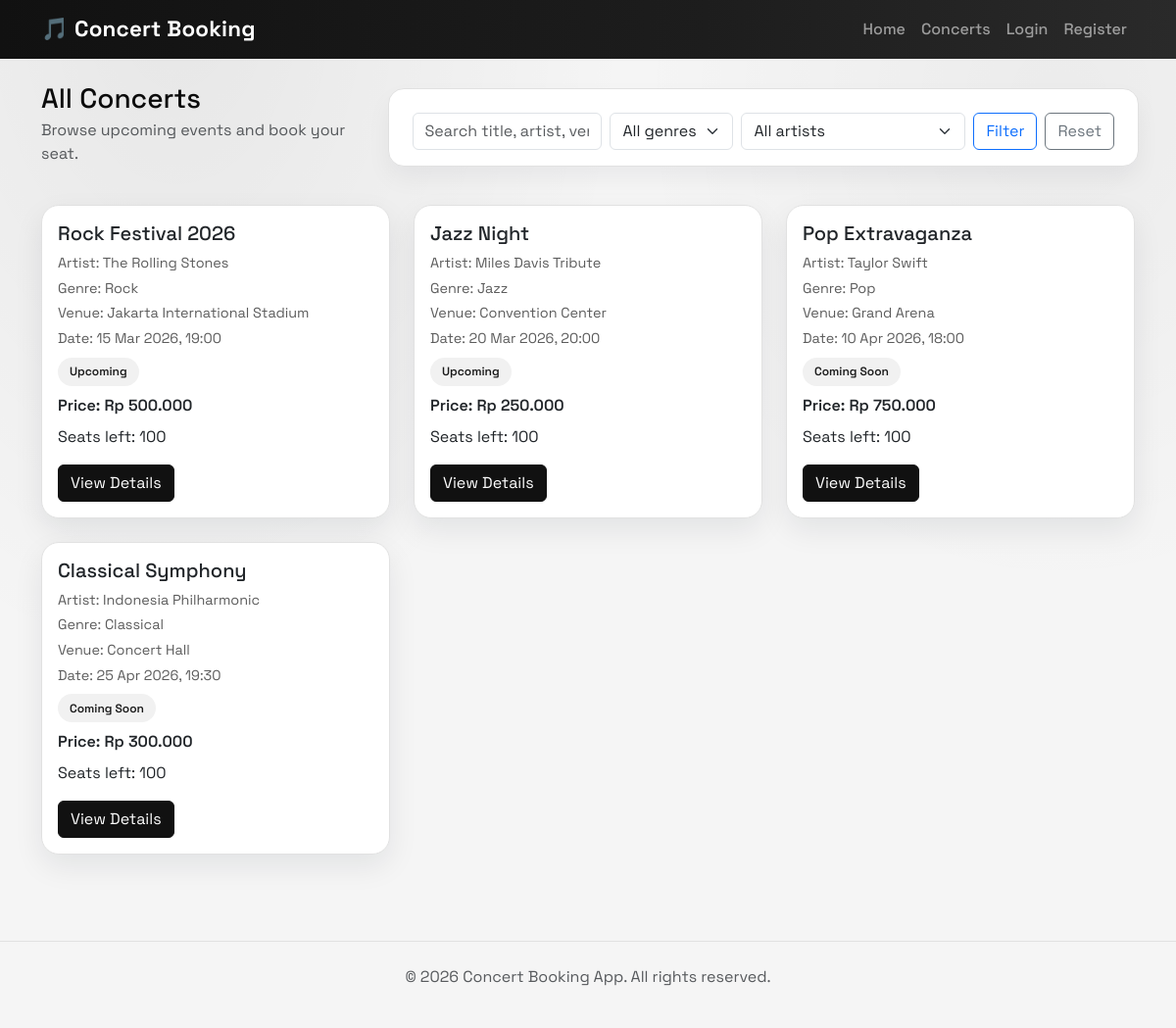
Page /concerts on the committed database.
### tables this page shows
CREATE TABLE concerts (
    id INT PRIMARY KEY AUTO_INCREMENT,
    title VARCHAR(150) NOT NULL,
    artist VARCHAR(100) NOT NULL,
    genre VARCHAR(50) NOT NULL,
    description TEXT,
    date DATETIME NOT NULL,
    location VARCHAR(200) NOT NULL,
    price DECIMAL(10, 2) NOT NULL,
    available_seats INT NOT NULL,
    duration_minutes INT NOT NULL,
    setlist TEXT,
    status ENUM('upcoming', 'coming_soon') DEFAULT 'upcoming',
    preorder_multiplier DECIMAL(5, 2) DEFAULT 2.00,
    image_url VARCHAR(255),
    created_at TIMESTAMP DEFAULT CURRENT_TIMESTAMP,
    updated_at TIMESTAMP DEFAULT CURRENT_TIMESTAMP ON UPDATE CURRENT_TIMESTAMP
);

### app/core/helpers.php (called while the page is built, shortened)
<?php
function e(string $value): string
{
    return htmlspecialchars($value, ENT_QUOTES, 'UTF-8');
}
function base_url(string $path = ''): string
{
    $base = $GLOBALS['config']['base_url'] ?? '';
    if ($base === '') {
        $scheme = (!empty($_SERVER['HTTPS']) && $_SERVER['HTTPS'] !== 'off') ? 'https' : 'http';
        $host = $_SERVER['HTTP_HOST'] ?? 'localhost';
        $scriptDir = str_replace('\\', '/', dirname($_SERVER['SCRIPT_NAME'] ?? '/'));
        $scriptDir = rtrim($scriptDir, '/');
        $base = $scheme . '://' . $host . $scriptDir;
    }
    $base = rtrim($base, '/');
    $path = ltrim($path, '/');
    return $path === '' ? $base : $base . '/' . $path;
}
function is_logged_in(): bool
{
    return isset($_SESSION['user']);
}
function view(string $template, array $data = []): void
{
    require BASE_PATH . '/app/views/layouts/main.php';
}

### app/core/Controller.php (called while the page is built, shortened)
<?php
class Controller
{
    protected function view(string $template, array $data = []): void
    {
        view($template, $data);
    }
}

### app/controllers/ConcertController.php (called while the page is built, shortened)
<?php
class ConcertController extends Controller
{
    public function index(): void
    {
        $concertModel = new Concert();
        $query = isset($_GET['q']) ? trim((string)$_GET['q']) : '';
        $genre = isset($_GET['genre']) ? trim((string)$_GET['genre']) : '';
        $artist = isset($_GET['artist']) ? trim((string)$_GET['artist']) : '';
        $concerts = $concertModel->filter($query, $genre, $artist);
        $genres = $concertModel->getGenres();
        $artists = $concertModel->getArtists();
        $this->view('concerts/index', [
            'title' => 'All Concerts',
            'concerts' => $concerts,
            'query' => $query,
            'genres' => $genres,
            'artists' => $artists,
            'selectedGenre' => $genre,
            'selectedArtist' => $artist,
        ]);
    }
}

### public/index.php (called while the page is built, shortened)
<?php
require BASE_PATH . '/app/core/helpers.php';
require BASE_PATH . '/app/core/Router.php';
require BASE_PATH . '/app/core/Controller.php';
require BASE_PATH . '/app/core/Model.php';
require BASE_PATH . '/app/core/Database.php';
spl_autoload_register(function ($class) {
    $paths = [
        BASE_PATH . '/app/models/' . $class . '.php',
        BASE_PATH . '/app/controllers/' . $class . '.php',
    ];
    foreach ($paths as $path) {
        if (file_exists($path)) {
            return;
        }
    }
});
$router = new Router();
$router->dispatch($_GET['url'] ?? '');

### app/models/Concert.php (called while the page is built, shortened)
<?php
class Concert extends Model
{
    public function filter(string $query = '', string $genre = '', string $artist = ''): array
    {
        $query = trim($query);
        $genre = trim($genre);
        $artist = trim($artist);
        $sql = 'SELECT * FROM concerts';
        $params = [];
        $sql .= ' ORDER BY date ASC';
        $stmt = $this->db->prepare($sql);
        $stmt->execute($params);
        return $stmt->fetchAll();
    }
}

### app/core/Database.php (called while the page is built)
<?php
class Database
{
    private static ?PDO $instance = null;
    public static function getInstance(): PDO
    {
        if (self::$instance === null) {
            $db = $GLOBALS['config']['db'];
            $dsn = sprintf(
                'mysql:host=%s;dbname=%s;charset=%s',
                $db['host'],
                $db['name'],
                $db['charset']
            );
            self::$instance = new PDO($dsn, $db['user'], $db['pass'], [
                PDO::ATTR_ERRMODE => PDO::ERRMODE_EXCEPTION,
                PDO::ATTR_DEFAULT_FETCH_MODE => PDO::FETCH_ASSOC,
                PDO::ATTR_EMULATE_PREPARES => false,
            ]);
        }
        return self::$instance;
    }
}

### app/core/Model.php (called while the page is built, shortened)
<?php
class Model
{
    public function __construct()
    {
        $this->db = Database::getInstance();
    }
}

### app/views/concerts/index.php (the view, shortened to what this page needs)
<div class="d-flex flex-column flex-lg-row align-items-lg-center justify-content-between mb-4 gap-3">
    <div>
        <h1 class="h3 mb-1">All Concerts</h1>
        <p class="text-muted">Browse upcoming events and book your seat.</p>
    </div>
    <form class="toolbar row g-2 align-items-center" method="get" action="<?= base_url('concerts') ?>">
        <div class="col-12 col-md">
            <input
                type="text"
                class="form-control"
                name="q"
                placeholder="Search title, artist, venue"
                value="<?= isset($query) ? e((string)$query) : '' ?>"
            >
        </div>
        <div class="col-6 col-md-auto">
            <select class="form-select" name="genre">
                <option value="">All genres</option>
            </select>
        </div>
        <div class="col-6 col-md-auto">
            <select class="form-select" name="artist">
                <option value="">All artists</option>
            </select>
        </div>
        <div class="col-6 col-md-auto">
            <button class="btn btn-outline-primary w-100" type="submit">Filter</button>
        </div>
        <div class="col-6 col-md-auto">
            <a class="btn btn-outline-secondary w-100" href="<?= base_url('concerts') ?>">Reset</a>
        </div>
    </form>
</div>
<?php if (empty($concerts)): ?>
    <div class="alert alert-info">No concerts found.</div>
<?php else: ?>
    <div class="row g-4">
        <?php foreach ($concerts as $concert): ?>
            <?php
            $status = $concert['status'] ?? 'upcoming';
            $statusLabel = $status === 'coming_soon' ? 'Coming Soon' : 'Upcoming';
            ?>
            <div class="col-md-6 col-lg-4">
                <div class="card concert-card h-100 fade-up">
                    <div class="card-body">
                        <h2 class="h5 mb-2"><?= e($concert['title']) ?></h2>
                        <p class="concert-meta mb-1">Artist: <?= e($concert['artist']) ?></p>
                        <p class="concert-meta mb-1">Genre: <?= e($concert['genre'] ?? '-') ?></p>
                        <p class="concert-meta mb-1">Venue: <?= e($concert['location']) ?></p>
                        <p class="concert-meta mb-2">Date: <?= e(date('d M Y, H:i', strtotime($concert['date']))) ?></p>
                        <span class="badge-soft mb-2"><?= e($statusLabel) ?></span>
                        <p class="mb-2 fw-semibold">Price: Rp <?= e(number_format((float)$concert['price'], 0, ',', '.')) ?></p>
                        <p class="mb-3">Seats left: <?= e((string)$concert['available_seats']) ?></p>
                        <a class="btn btn-brand" href="<?= base_url('concerts/' . $concert['id']) ?>">View Details</a>
                    </div>
                </div>
            </div>
        <?php endforeach; ?>
    </div>
<?php endif; ?>

### app/core/Router.php (shortened to what this page needs)
<?php
class Router
{
    private array $routes = [
        'GET' => [],
        'POST' => [],
    ];
    private function addRoute(string $method, string $path, $handler): void
    {
        $pattern = $this->compilePattern($path, $paramNames);
        $this->routes[$method][] = [
            'pattern' => $pattern,
            'paramNames' => $paramNames,
            'handler' => $handler,
        ];
    }
    private function compilePattern(string $path, ?array &$paramNames = []): string
    {
        $paramNames = [];
        $path = trim($path, '/');
        $pattern = preg_replace_callback('/\{([a-zA-Z_][a-zA-Z0-9_]*)\}/', function ($matches) use (&$paramNames) {
            $paramNames[] = $matches[1];
            return '([^/]+)';
        }, $path);
        return '#^' . $pattern . '$#';
    }
    public function dispatch(string $url): void
    {
        $method = $_SERVER['REQUEST_METHOD'] ?? 'GET';
        $url = trim($url, '/');
        foreach ($this->routes[$method] ?? [] as $route) {
            if (preg_match($route['pattern'], $url, $matches)) {
                array_shift($matches);
                $params = $this->mapParams($route['paramNames'], $matches);
                $this->invoke($route['handler'], $params);
                return;
            }
        }
    }
    private function mapParams(array $names, array $values): array
    {
        $params = [];
        return $params;
    }
    private function invoke($handler, array $params): void
    {
        if (is_string($handler) && strpos($handler, '@') !== false) {
            [$controllerName, $method] = explode('@', $handler, 2);
            if (class_exists($controllerName)) {
                $controller = new $controllerName();
                if (method_exists($controller, $method)) {
                    call_user_func_array([$controller, $method], $params);
                    return;
                }
            }
        }
    }
}

### app/views/layouts/main.php (shortened to what this page needs)
<!DOCTYPE html>
<html lang="en">
<head>
    <link href="https://cdn.jsdelivr.net/npm/bootstrap@5.3.0/dist/css/bootstrap.min.css" rel="stylesheet">
</head>
<body>
    <nav class="navbar navbar-expand-lg navbar-dark bg-primary">
        <div class="container">
            <a class="navbar-brand" href="<?= base_url() ?>">🎵 Concert Booking</a>
            <div class="collapse navbar-collapse" id="navbarNav">
                <ul class="navbar-nav ms-auto">
                    <li class="nav-item">
                        <a class="nav-link" href="<?= base_url() ?>">Home</a>
                    </li>
                    <li class="nav-item">
                        <a class="nav-link" href="<?= base_url('concerts') ?>">Concerts</a>
                    </li>
                    <?php if (is_logged_in()): ?>
                        <?php if (!is_admin()): ?>
                            <li class="nav-item">
                                <a class="nav-link" href="<?= base_url('bookings') ?>">My Bookings</a>
                            </li>
                        <?php endif; ?>
                        <?php if (is_admin()): ?>
                            <li class="nav-item">
                                <a class="nav-link" href="<?= base_url('admin') ?>">Admin</a>
                            </li>
                        <?php endif; ?>
                        <li class="nav-item">
                            <form action="<?= base_url('logout') ?>" method="post" class="d-inline">
                                <button type="submit" class="nav-link btn btn-link p-0">Logout</button>
                            </form>
                        </li>
                    <?php else: ?>
                        <li class="nav-item">
                            <a class="nav-link" href="<?= base_url('login') ?>">Login</a>
                        </li>
                        <li class="nav-item">
                            <a class="nav-link" href="<?= base_url('register') ?>">Register</a>
                        </li>
                    <?php endif; ?>
                </ul>
            </div>
        </div>
    </nav>
    <main>
        <div class="container page-shell">
            <?php require $templatePath; ?>
        </div>
    </main>
    <footer class="mt-5 py-4">
        <div class="container text-center text-muted">
            <p>&copy; 2026 Concert Booking App. All rights reserved.</p>
        </div>
    </footer>
</body>
</html>

### app/views/layouts/main.php (style rules this page uses)
:root { --brand: #111111; --brand-dark: #000000; --ink: #0b0b0b; --muted: #5c5c5c; --surface: #ffffff; --surface-alt: #f5f5f5; --stroke: #e1e1e1; }
body { display: flex; flex-direction: column; min-height: 100vh; font-family: 'Space Grotesk', system-ui, -apple-system, sans-serif; color: var(--ink); background: radial-gradient(70% 120% at 15% 0%, rgba(0, 0, 0, 0.06) 0%, rgba(0, 0, 0, 0) 55%), radial-gradient(60% 80% at 90% 10%, rgba(0, 0, 0, 0.04) 0%, rgba(0, 0, 0, 0) 60%), var(--surface-alt); }
main { flex: 1; }
footer { background-color: var(--surface-alt); border-top: 1px solid var(--stroke); }
.navbar-brand { font-weight: 700; font-size: 1.4rem; letter-spacing: 0.2px; }
.navbar { background: linear-gradient(90deg, #111111 0%, #1d1d1d 60%, #2a2a2a 100%); }
.nav-link { font-weight: 500; }
.page-shell { margin-top: 1.5rem; margin-bottom: 2.5rem; }
.toolbar { padding: 1rem 1.25rem; background: var(--surface); border: 1px solid var(--stroke); border-radius: 16px; box-shadow: 0 12px 25px rgba(15, 23, 42, 0.05); }
.concert-card { border-radius: 18px; border: 1px solid var(--stroke); box-shadow: 0 12px 30px rgba(15, 23, 42, 0.08); transition: transform 0.2s ease, box-shadow 0.2s ease; overflow: hidden; background: var(--surface); }
.concert-meta { font-size: 0.9rem; color: var(--muted); }
.badge-soft { background: #f1f1f1; color: #1a1a1a; border-radius: 999px; padding: 0.35rem 0.75rem; font-weight: 600; font-size: 0.75rem; display: inline-flex; align-items: center; gap: 0.35rem; }
.btn-brand { background: var(--brand); border-color: var(--brand); color: #ffffff; }
.fade-up { animation: fadeUp 0.6s ease both; }

### rows in the picture
concerts: title "Rock Festival 2026", artist "The Rolling Stones", genre "Rock", location "Jakarta International Stadium", date "15 Mar 2026, 19:00", status "Upcoming", price "500.000", available_seats "100"
concerts: title "Jazz Night", artist "Miles Davis Tribute", genre "Jazz", location "Convention Center", date "20 Mar 2026, 20:00", status "Upcoming", price "250.000", available_seats "100"
concerts: title "Pop Extravaganza", artist "Taylor Swift", genre "Pop", location "Grand Arena", date "10 Apr 2026, 18:00", status "Coming Soon", price "750.000", available_seats "100"
concerts: title "Classical Symphony", artist "Indonesia Philharmonic", genre "Classical", location "Concert Hall", date "25 Apr 2026, 19:30", status "Coming Soon", price "300.000", available_seats "100"
